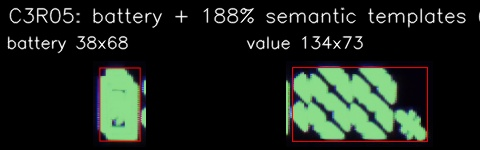
#> input picture models/brightness_panel/Video_20260610100027363/battery_188_semantic_parts_C3R05.jpg, 480 x 150 px
$ python -i display_panel_core.py   (imports and definitions only)
#> lines starting #> are read from the running program, lines starting #| are printed output that depends on the picture; after the words box and inside, x2 and y2 are one past the last pixel; in counts of white or black regions, pixels touching at a corner belong together
#> further down, picture is the input picture: shape (150, 480, 3); mean B, G, R 27.6, 35.5, 27.7
"""
display_panel_core — 数码管/显示条状态机检测核心算法

功能：
  — 显示条 ROI 检测（在暗背景中找亮区域）
  — 透视矫正到标准尺寸
  — 区域采样（数码管段位、图标、状态点）
  — 多帧融合消除频闪
  — 结构化状态相似度
  — 状态机推进（复用 running_led_core 概念但适用于结构化状态）
"""
from __future__ import annotations
import json, math
from dataclasses import dataclass, field, asdict
from pathlib import Path
from typing import Any
import cv2, numpy as np


# ─── 类型定义 ─────────────────────────────────────

@dataclass
class PanelRegion:
    """检测区域：显示条上的一个组件"""
    name: str
    type: str  # "seven_segment_digit", "icon", "dot", "text"
    x: int; y: int; w: int; h: int  # 在标准矫正图中的坐标

# [22 lines that did not run here, left out]

@dataclass
class DisplayState:
    """一帧解码出的结构化状态"""
    frame_index: int = 0
    time_sec: float = 0.0
    # key: region_name, value: on/off (bool) 或 digit 值
    values: dict[str, Any] = field(default_factory=dict)
    # 置信度评分
    confidence: float = 0.0

@dataclass
class FusedDisplayState:
    """多帧融合后的稳定状态"""
    values: dict[str, Any] = field(default_factory=dict)
    fused_frames: int = 0
    confidence: float = 0.0

@dataclass
class KeyDisplayState:
    """学习到的关键状态"""
    id: str
    index: int
    values: dict[str, Any]
    median_hold_frames: int = 5

# [16 lines that did not run here, left out]

@dataclass
class DisplayEvent:
    frame_index: int; time_sec: float; type: str
    expected_state: str = ""; matched_state: str = ""
    message: str = ""

@dataclass
class DisplayRoi:
    """显示条 ROI：同时保存轴对齐外接框和四角点。"""
    x: int
    y: int
    w: int
    h: int
    points: list[list[float]]
    component_count: int = 0
    bright_span: float = 0.0
    confidence: float = 0.0


# ─── 显示条 ROI 检测 ─────────────────────────────

def find_display_roi(frame: np.ndarray) -> DisplayRoi | None:
    """在暗背景中找亮色显示条 ROI

    策略：高亮组件分组 → 合并同一条显示屏上的组件 → 外扩包含黑色边框。

    不能取最大连通域。数码管刷新/过曝时，最大连通域通常只是某一段
    亮线，会把整条显示屏裁成一小块。
    """
    h, w = frame.shape[:2]
#> h = 150; w = 480
    gray = cv2.cvtColor(frame, cv2.COLOR_BGR2GRAY)
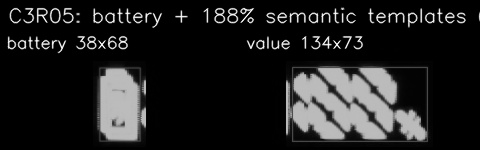
#> gray: shape (150, 480); min 0, max 255, mean 32.2

    # 多阈值寻找高亮区域
    for th in [210, 180, 150]:
        bright = (gray > th).astype(np.uint8) * 255
        bright = cv2.morphologyEx(bright, cv2.MORPH_OPEN, np.ones((3, 3), np.uint8))

        cnts, _ = cv2.findContours(bright, cv2.RETR_EXTERNAL, cv2.CHAIN_APPROX_SIMPLE)
        if not cnts:
            continue

        boxes: list[tuple[int, int, int, int, float]] = []
        for c in cnts:
            area = cv2.contourArea(c)
            if area < 3:
                continue
            x, y, bw, bh = cv2.boundingRect(c)
            if bw < 2 or bh < 2:
                continue
            # 过滤明显不是显示内容的大面积反光/背景块。
            if bw > w * 0.70 or bh > h * 0.45:
                continue
            boxes.append((x, y, bw, bh, area))

        if len(boxes) < 2:
            continue

        best: tuple[float, int, int, int, int, list[tuple[int, int, int, int, float]]] | None = None
        band_h = max(90, int(h * 0.18))
        centers_y = [y + bh / 2 for _, y, _, bh, _ in boxes]

        for seed_y in centers_y:
            group = [
                b for b in boxes
                if abs((b[1] + b[3] / 2) - seed_y) <= band_h
            ]
            if len(group) < 2:
                continue

            x1 = min(b[0] for b in group)
            y1 = min(b[1] for b in group)
            x2 = max(b[0] + b[2] for b in group)
            y2 = max(b[1] + b[3] for b in group)
            bw = x2 - x1
            bh = y2 - y1
            if bw <= 0 or bh <= 0:
                continue

            aspect = bw / max(bh, 1)
            if aspect < 2.0 or bw < w * 0.12:
                continue

            bright_area = sum(b[4] for b in group)
            score = bright_area * min(aspect, 8.0) * (bw / w)
            if best is None or score > best[0]:
                best = (score, x1, y1, x2, y2, group)

        if best is None:
            continue

        _, x1, y1, x2, y2, group = best
        bw = x2 - x1
        bh = y2 - y1

        # 高亮内容只是显示条内部元素，必须向外扩到黑色面板边界。
        # 纵向不能过度外扩，否则透视输出会把灯压扁。
        pad_x = int(bw * 0.14)
        pad_y = max(int(bh * 0.45), int(bw * 0.04))
        x1 = max(0, x1 - pad_x)
        y1 = max(0, y1 - pad_y)
        x2 = min(w, x2 + pad_x)
        y2 = min(h, y2 + pad_y)

        roi_w = x2 - x1
        roi_h = y2 - y1
        if roi_w / max(roi_h, 1) > 1.7:
            points = _estimate_display_quad(frame, group, (x1, y1, x2, y2))
            confidence = min(1.0, (len(group) / 12.0) * ((bw / w) / 0.25))
            return DisplayRoi(
                x=x1, y=y1, w=roi_w, h=roi_h, points=points,
                component_count=len(group), bright_span=float(bw),
                confidence=float(confidence),
            )
#> this loop made 2 passes
#> centers_y on pass 2: [117.5, 125, 121, 106.5, 85.5, 99.5]
#> pass 1, in find_display_roi, `bright = (gray > th).astype(np.uint8) * 255`:
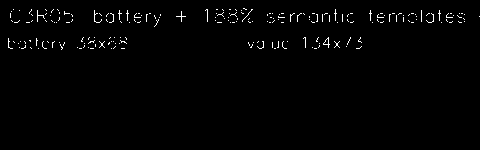
#> bright: shape (150, 480); 1.3% white in thin lines or dots, all inside (x1, y1, x2, y2) = (8, 8, 480, 50)
#> pass 2, in find_display_roi, `bright = (gray > th).astype(np.uint8) * 255`:
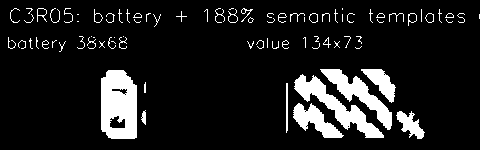
#> bright: shape (150, 480); 11.3% white; 85 white regions (45 under 20 px), largest, box (x1, y1, x2, y2) and area: (101, 70, 137, 139) 2115, (294, 74, 384, 138) 1515, (320, 69, 392, 130) 1219
#> pass 2, in find_display_roi, `bright = cv2.morphologyEx(bright, cv2.MORPH_OPEN, np.ones((3, 3), np.u..`:
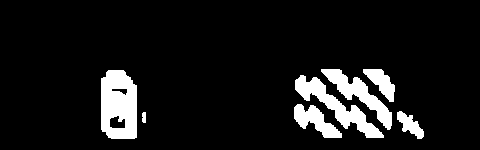
#> bright: shape (150, 480); 9% white; 7 white regions, largest, box (x1, y1, x2, y2) and area: (101, 70, 137, 139) 2102, (295, 75, 384, 138) 1499, (321, 69, 392, 130) 1212

    return None


def _estimate_display_quad(
    frame: np.ndarray,
    bright_group: list[tuple[int, int, int, int, float]],
    bounds: tuple[int, int, int, int],
) -> list[list[float]]:
    """估计显示屏四角点。

    亮字本身不足以给出黑色显示条边缘，因此先用亮点估计屏幕角度，
    再在扩展后的外接框上构造一个同角度的旋转矩形。
    """
    h, w = frame.shape[:2]
    x1, y1, x2, y2 = bounds

    centers = []
    for x, y, bw, bh, area in bright_group:
        reps = max(1, min(20, int(round(area))))
        centers.extend([(x + bw / 2.0, y + bh / 2.0)] * reps)

    angle_deg = 0.0
    if len(centers) >= 2:
        pts = np.asarray(centers, dtype=np.float32)
        mean = pts.mean(axis=0)
        centered = pts - mean
        cov = centered.T @ centered / max(len(pts), 1)
        eigvals, eigvecs = np.linalg.eigh(cov)
        vec = eigvecs[:, int(np.argmax(eigvals))]
        angle_deg = math.degrees(math.atan2(float(vec[1]), float(vec[0])))
        if angle_deg < -90:
            angle_deg += 180
        elif angle_deg > 90:
            angle_deg -= 180

    cx = (x1 + x2) / 2.0
    cy = (y1 + y2) / 2.0
    rw = float(x2 - x1)
    raw_rh = float(y2 - y1)
    # 约束显示条四边形比例。亮点外扩框容易吃到外壳/线缆，导致高度过大；
    # 透视到固定尺寸时会把灯珠/段码压扁。
    target_aspect = 4.0
    min_rh = rw / 6.0
    max_rh = rw / 3.2
    rh = float(np.clip(raw_rh, min_rh, max_rh))

    rect = ((cx, cy), (rw, rh), angle_deg)
    box = cv2.boxPoints(rect).astype(np.float32)
    box[:, 0] = np.clip(box[:, 0], 0, w - 1)
    box[:, 1] = np.clip(box[:, 1], 0, h - 1)
    return _order_quad_points(box).tolist()


def _order_quad_points(points: np.ndarray) -> np.ndarray:
    """按左上、右上、右下、左下排序四角点。"""
    pts = np.asarray(points, dtype=np.float32).reshape(4, 2)
    s = pts.sum(axis=1)
    diff = np.diff(pts, axis=1).reshape(-1)
    ordered = np.zeros((4, 2), dtype=np.float32)
    ordered[0] = pts[np.argmin(s)]
    ordered[2] = pts[np.argmax(s)]
    ordered[1] = pts[np.argmin(diff)]
    ordered[3] = pts[np.argmax(diff)]
    return ordered


# [217 lines left out: functions warp_display_panel, sample_region_threshold, decode_seven_segment_digit, decode_display_state, decode_visual_grid_state, display_state_to_vector and 1 more, not called in this run]


def _is_bitstring(value: Any) -> bool:
    return isinstance(value, str) and len(value) > 0 and set(value) <= {"0", "1"}


# [89 lines left out: functions _bitstring_similarity, display_state_diff, fuse_display_states, not called in this run]


# ─── 状态机（简化版） ────────────────────────────

# 复用了 running_led_core 的思路但重新实现，
# 因为状态表达方式不同（结构化 dict 而非二值矩阵）

# [102 lines that did not run here, left out]


def _values_similarity(a: dict, b: dict) -> float:
    """两个 dict 状态值的相似度"""
    if _is_bitstring(a.get("visual_bits")) and _is_bitstring(b.get("visual_bits")):
        return _bitstring_similarity(str(a["visual_bits"]), str(b["visual_bits"]))

    keys = set(a.keys()) | set(b.keys())
    if not keys:
        return 1.0
    matches = 0
    for k in keys:
        va = a.get(k); vb = b.get(k)
        if va is None or vb is None:
            continue
        if str(va) == str(vb):
            matches += 1
        elif isinstance(va, bool) and isinstance(vb, bool):
            pass  # 不匹配
    return matches / len(keys)


# ─── 工具函数 ────────────────────────────────────

def jsonable(v: Any) -> Any:
    if isinstance(v, dict):
        return {str(k): jsonable(v2) for k, v2 in v.items()}
    if isinstance(v, (list, tuple)):
        return [jsonable(x) for x in v]
    if isinstance(v, (np.integer,)):
        return int(v)
    if isinstance(v, (np.floating,)):
        return float(v)
    if isinstance(v, (np.bool_,)):
        return bool(v)
    if isinstance(v, np.ndarray):
        return v.tolist()
    return v

def write_json(path: Path, payload: dict) -> None:
    path.parent.mkdir(parents=True, exist_ok=True)
    path.write_text(json.dumps(jsonable(payload), ensure_ascii=False, indent=2), encoding="utf-8")

>>> import cv2
>>> picture = cv2.imread('../models/brightness_panel/Video_20260610100027363/battery_188_semantic_parts_C3R05.jpg')
>>> result = find_display_roi(picture)
